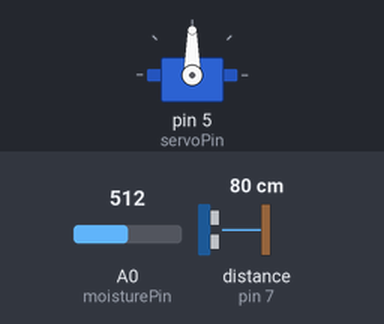
The sketch below on a simulated Arduino Uno, built with avr-gcc and run on an emulated ATmega328P. Parts: servo. Wiring (inferred from the names in the program): ultrasonic range finder: trigger pin 6; echo pin 7. The test bench sets the inputs (shaded band); at power-on: distance to the obstacle (sensor on pin 7) 80 cm, A0 (moisturePin) = 512. The echo pulse lasts 58.3 µs per cm.

Above: at 1.6 s.
1.7 s: distance to the obstacle (sensor on pin 7) set to 18 cm
3.4 s: distance to the obstacle (sensor on pin 7) set to 14 cm
At 4.4 s:
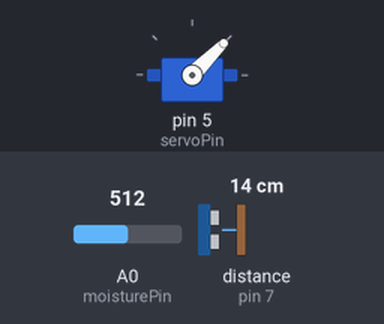
Timing chart, 0 to 12.3 s (numbered marks = the images above; inputs shaded):
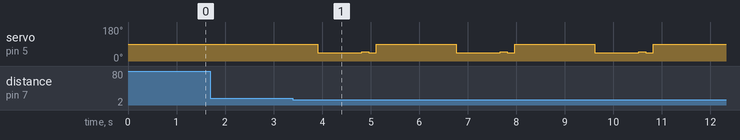

Measured:
- the behaviour switches between 16 and 15 cm on distance to the obstacle (sensor on pin 7) (found by bisection; images 0 and 1)
- after the input at 1.7 s, every drawn part: stays the same
- after the input at 3.4 s, servo on pin 5 (servoPin): 90° → 45° after 0.51 s, then repeats every 2.9 s: 50° 0.15 s, 45° 0.15 s, 90° 1.7 s, 45° 0.90 s

The sketch:

final3.ino
```cpp
#include <Servo.h>

Servo myservo;

// --------------------
// Pins
// --------------------
const byte trigPin = 6;
const byte echoPin = 7;
const byte servoPin = 5;
const byte moisturePin = A0;

// --------------------
// Servo Positions
// 90 = Home
// 135 = Dry
// 45 = Wet
// --------------------
const byte homePos = 90;
const byte dryPos  = 135;
const byte wetPos  = 45;

// --------------------
// Thresholds
// --------------------
const int detectDistance = 15;
const int wetThreshold   = 180;

// --------------------
// Timings
// --------------------
const unsigned long confirmTime  = 500;
const unsigned long cooldownTime = 1200;

// Increased drop time
const unsigned int moveTime   = 900;   // keep side open longer
const unsigned int returnTime = 450;   // stable center

unsigned long detectStart = 0;
unsigned long lastAction = 0;

bool objectDetected = false;

// --------------------
// Distance Read
// --------------------
int getDistance() {

  digitalWrite(trigPin, LOW);
  delayMicroseconds(2);

  digitalWrite(trigPin, HIGH);
  delayMicroseconds(10);
  digitalWrite(trigPin, LOW);

  long t = pulseIn(echoPin, HIGH, 15000);

  if (t == 0) return 999;

  return t * 0.034 / 2;
}

// --------------------
// Moisture Read
// --------------------
int getMoisture() {

  int a = analogRead(moisturePin);
  int b = analogRead(moisturePin);
  int c = analogRead(moisturePin);

  return (a + b + c) / 3;
}

// --------------------
// Servo Move
// --------------------
void moveServo(byte pos) {

  myservo.attach(servoPin);

  // Move fully to side
  myservo.write(pos);
  delay(moveTime);     // enough time for waste to fall

  // Shake slightly for stuck waste
  myservo.write(pos + 5);
  delay(150);

  myservo.write(pos);
  delay(150);

  // Return Home
  myservo.write(homePos);
  delay(returnTime);

  myservo.detach();
}

// --------------------
// Setup
// --------------------
void setup() {

  pinMode(trigPin, OUTPUT);
  pinMode(echoPin, INPUT);

  myservo.attach(servoPin);
  myservo.write(homePos);
  delay(400);
  myservo.detach();
}

// --------------------
// Main Loop
// --------------------
void loop() {

  int distance = getDistance();

  if (distance > 2 && distance < detectDistance) {

    if (!objectDetected) {
      objectDetected = true;
      detectStart = millis();
    }

    if ((millis() - detectStart >= confirmTime) &&
        (millis() - lastAction >= cooldownTime)) {

      int moisture = getMoisture();

      if (moisture >= wetThreshold) {
        moveServo(wetPos);
      }
      else {
        moveServo(dryPos);
      }

      lastAction = millis();
      objectDetected = false;
    }
  }
  else {
    objectDetected = false;
  }

  delay(8);
}
```
